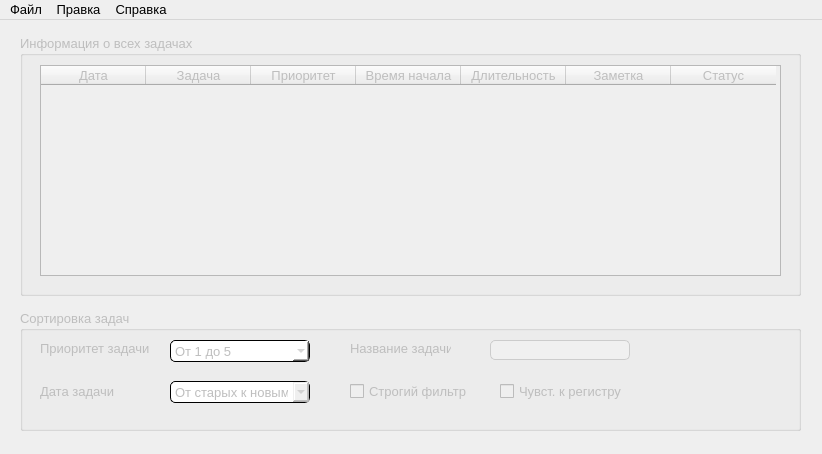
<?xml version="1.0" encoding="UTF-8"?>
<ui version="4.0">
 <class>MainWindow</class>
 <widget class="QMainWindow" name="MainWindow">
  <property name="enabled">
   <bool>true</bool>
  </property>
  <property name="geometry">
   <rect>
    <x>0</x>
    <y>0</y>
    <width>822</width>
    <height>454</height>
   </rect>
  </property>
  <property name="minimumSize">
   <size>
    <width>822</width>
    <height>454</height>
   </size>
  </property>
  <property name="maximumSize">
   <size>
    <width>822</width>
    <height>565</height>
   </size>
  </property>
  <property name="sizeIncrement">
   <size>
    <width>822</width>
    <height>565</height>
   </size>
  </property>
  <property name="baseSize">
   <size>
    <width>822</width>
    <height>565</height>
   </size>
  </property>
  <property name="font">
   <font>
    <pointsize>10</pointsize>
   </font>
  </property>
  <property name="windowTitle">
   <string>PersoLife - планировщик задач</string>
  </property>
  <property name="windowIcon">
   <iconset resource="meres.qrc">
    <normaloff>:/resours/resourses/icons/icons8-что-я-делаю-50.png</normaloff>:/resours/resourses/icons/icons8-что-я-делаю-50.png</iconset>
  </property>
  <property name="toolTip">
   <string>Главное окно PersoLife</string>
  </property>
  <property name="styleSheet">
   <string notr="true"/>
  </property>
  <widget class="QWidget" name="centralwidget">
   <widget class="QGroupBox" name="groupBox">
    <property name="enabled">
     <bool>false</bool>
    </property>
    <property name="geometry">
     <rect>
      <x>20</x>
      <y>15</y>
      <width>781</width>
      <height>261</height>
     </rect>
    </property>
    <property name="toolTip">
     <string>Таблица с информацией о всех задачах</string>
    </property>
    <property name="toolTipDuration">
     <number>-1</number>
    </property>
    <property name="title">
     <string>Информация о всех задачах</string>
    </property>
    <widget class="QTableWidget" name="tableWidget">
     <property name="geometry">
      <rect>
       <x>20</x>
       <y>30</y>
       <width>741</width>
       <height>211</height>
      </rect>
     </property>
     <property name="maximumSize">
      <size>
       <width>741</width>
       <height>16777215</height>
      </size>
     </property>
     <property name="autoScroll">
      <bool>true</bool>
     </property>
     <attribute name="horizontalHeaderCascadingSectionResizes">
      <bool>false</bool>
     </attribute>
     <attribute name="horizontalHeaderDefaultSectionSize">
      <number>105</number>
     </attribute>
     <attribute name="horizontalHeaderMinimumSectionSize">
      <number>39</number>
     </attribute>
     <column>
      <property name="text">
       <string>Дата</string>
      </property>
     </column>
     <column>
      <property name="text">
       <string>Задача</string>
      </property>
     </column>
     <column>
      <property name="text">
       <string>Приоритет</string>
      </property>
     </column>
     <column>
      <property name="text">
       <string>Время начала</string>
      </property>
     </column>
     <column>
      <property name="text">
       <string>Длительность</string>
      </property>
     </column>
     <column>
      <property name="text">
       <string>Заметка</string>
      </property>
     </column>
     <column>
      <property name="text">
       <string>Статус</string>
      </property>
     </column>
    </widget>
   </widget>
   <widget class="QGroupBox" name="groupBox_2">
    <property name="enabled">
     <bool>false</bool>
    </property>
    <property name="geometry">
     <rect>
      <x>20</x>
      <y>290</y>
      <width>781</width>
      <height>121</height>
     </rect>
    </property>
    <property name="title">
     <string>Сортировка задач</string>
    </property>
    <widget class="QLabel" name="label">
     <property name="geometry">
      <rect>
       <x>20</x>
       <y>30</y>
       <width>112</width>
       <height>16</height>
      </rect>
     </property>
     <property name="text">
      <string>Приоритет задачи</string>
     </property>
    </widget>
    <widget class="QComboBox" name="combo_priority">
     <property name="geometry">
      <rect>
       <x>150</x>
       <y>30</y>
       <width>140</width>
       <height>22</height>
      </rect>
     </property>
     <property name="font">
      <font>
       <pointsize>10</pointsize>
      </font>
     </property>
     <property name="cursor">
      <cursorShape>PointingHandCursor</cursorShape>
     </property>
     <property name="toolTip">
      <string>Выбор сортировки по приоритету задачи</string>
     </property>
     <property name="toolTipDuration">
      <number>-1</number>
     </property>
     <property name="styleSheet">
      <string notr="true">QComboBox{
	background: none;
	background-color: #fff;
	border: 1px solid #000000;
	border-radius: 5px;
}
QCombobox::disabled{
	background-color: rgb(240, 240, 240);
	border: 1px solid #cccccc;
}
</string>
     </property>
     <item>
      <property name="text">
       <string>От 1 до 5</string>
      </property>
     </item>
     <item>
      <property name="text">
       <string>От 5 до 1</string>
      </property>
     </item>
    </widget>
    <widget class="QLabel" name="label_2">
     <property name="geometry">
      <rect>
       <x>20</x>
       <y>73</y>
       <width>101</width>
       <height>16</height>
      </rect>
     </property>
     <property name="text">
      <string>Дата задачи</string>
     </property>
    </widget>
    <widget class="QComboBox" name="combo_date">
     <property name="geometry">
      <rect>
       <x>150</x>
       <y>71</y>
       <width>140</width>
       <height>22</height>
      </rect>
     </property>
     <property name="font">
      <font>
       <pointsize>10</pointsize>
      </font>
     </property>
     <property name="cursor">
      <cursorShape>PointingHandCursor</cursorShape>
     </property>
     <property name="toolTip">
      <string>Выбор сортировки по дате задачи</string>
     </property>
     <property name="styleSheet">
      <string notr="true">QComboBox{
	background: none;
	border: 1px solid #000000;
	border-radius: 5px;
}
QCombobox::disabled{
	background-color: rgb(240, 240, 240);
	border: 1px solid #cccccc;
}</string>
     </property>
     <item>
      <property name="text">
       <string>От старых к новым</string>
      </property>
     </item>
     <item>
      <property name="text">
       <string>От новых к старым</string>
      </property>
     </item>
    </widget>
    <widget class="QLabel" name="label_3">
     <property name="geometry">
      <rect>
       <x>330</x>
       <y>30</y>
       <width>101</width>
       <height>16</height>
      </rect>
     </property>
     <property name="text">
      <string>Название задачи</string>
     </property>
    </widget>
    <widget class="QLineEdit" name="task_name_filter">
     <property name="geometry">
      <rect>
       <x>470</x>
       <y>30</y>
       <width>140</width>
       <height>20</height>
      </rect>
     </property>
     <property name="font">
      <font>
       <pointsize>10</pointsize>
      </font>
     </property>
     <property name="toolTip">
      <string>Поле ввода названия для сортировки по названию задачи</string>
     </property>
     <property name="styleSheet">
      <string notr="true">QLineEdit{
	background-color: none;
	background-color: rgb(255, 255, 255);
	border: 1px solid #000000;
	border-radius: 5px;
}
QLineEdit::disabled{
	background-color: rgb(240, 240, 240);
	border: 1px solid #cccccc
}</string>
     </property>
    </widget>
    <widget class="QCheckBox" name="strict_checkbox">
     <property name="geometry">
      <rect>
       <x>330</x>
       <y>73</y>
       <width>139</width>
       <height>17</height>
      </rect>
     </property>
     <property name="cursor">
      <cursorShape>PointingHandCursor</cursorShape>
     </property>
     <property name="toolTip">
      <string>Вкл. / выкл. строгого фильтра сортировки по названию задачи</string>
     </property>
     <property name="text">
      <string>Строгий фильтр</string>
     </property>
    </widget>
    <widget class="QCheckBox" name="sens_checkbox">
     <property name="geometry">
      <rect>
       <x>480</x>
       <y>73</y>
       <width>133</width>
       <height>17</height>
      </rect>
     </property>
     <property name="cursor">
      <cursorShape>PointingHandCursor</cursorShape>
     </property>
     <property name="toolTip">
      <string>Вкл. / выкл. чувствительности к регистру сортировки по названию задачи</string>
     </property>
     <property name="text">
      <string>Чувст. к регистру</string>
     </property>
    </widget>
   </widget>
  </widget>
  <widget class="QMenuBar" name="menubar">
   <property name="geometry">
    <rect>
     <x>0</x>
     <y>0</y>
     <width>822</width>
     <height>21</height>
    </rect>
   </property>
   <property name="styleSheet">
    <string notr="true">QMenuBar{
               background: none;
               background-color: qlineargradient(spread:pad, x1:0.0170455, y1:0.324, x2:0, y2:0, stop:0 rgba(241, 241, 241, 255), stop:1 rgba(182, 182, 182, 255));
           };</string>
   </property>
   <widget class="QMenu" name="menu">
    <property name="font">
     <font>
      <pointsize>10</pointsize>
     </font>
    </property>
    <property name="styleSheet">
     <string notr="true">QMenu{
      background: none;
      background-color: qlineargradient(spread:pad, x1:0.0170455, y1:0.324, x2:0, y2:0, stop:0 rgba(241, 241, 241, 255), stop:1 rgba(182, 182, 182, 255));
       color: #000000;
        border: 1px solid #cccccc;
}
QMenu::item:disabled{
	background-color: #cccccc;
}</string>
    </property>
    <property name="title">
     <string>Файл</string>
    </property>
    <addaction name="file_creating_action"/>
    <addaction name="file_opening_action"/>
    <addaction name="file_closing_action"/>
    <addaction name="separator"/>
    <addaction name="program_exit_action"/>
   </widget>
   <widget class="QMenu" name="menu_2">
    <property name="font">
     <font>
      <pointsize>10</pointsize>
     </font>
    </property>
    <property name="styleSheet">
     <string notr="true">QMenu{
      background: none;
      background-color: qlineargradient(spread:pad, x1:0.0170455, y1:0.324, x2:0, y2:0, stop:0 rgba(241, 241, 241, 255), stop:1 rgba(182, 182, 182, 255));
       color: #000000;
        border: 1px solid #cccccc;
}
QMenu::item:disabled{
	background-color: #cccccc;
}</string>
    </property>
    <property name="title">
     <string>Справка</string>
    </property>
    <addaction name="program_about_action"/>
    <addaction name="autors_action"/>
    <addaction name="action"/>
   </widget>
   <widget class="QMenu" name="menu_3">
    <property name="font">
     <font>
      <pointsize>10</pointsize>
     </font>
    </property>
    <property name="styleSheet">
     <string notr="true">QMenu{
      background: none;
      background-color: qlineargradient(spread:pad, x1:0.0170455, y1:0.324, x2:0, y2:0, stop:0 rgba(241, 241, 241, 255), stop:1 rgba(182, 182, 182, 255));
       color: #000000;
        border: 1px solid #cccccc;
}
QMenu::item:disabled{
	background-color: #cccccc;
}</string>
    </property>
    <property name="title">
     <string>Правка</string>
    </property>
    <addaction name="tasks_adding_action"/>
    <addaction name="tasks_graph_action"/>
    <addaction name="tasks_clear_all"/>
    <addaction name="tasks_clear_done"/>
   </widget>
   <addaction name="menu"/>
   <addaction name="menu_3"/>
   <addaction name="menu_2"/>
  </widget>
  <action name="file_creating_action">
   <property name="icon">
    <iconset resource="meres.qrc">
     <normaloff>:/resours/resourses/icons/файл.png</normaloff>:/resours/resourses/icons/файл.png</iconset>
   </property>
   <property name="text">
    <string>Создать</string>
   </property>
   <property name="shortcut">
    <string>Ctrl+N</string>
   </property>
  </action>
  <action name="file_opening_action">
   <property name="icon">
    <iconset resource="meres.qrc">
     <normaloff>:/resours/resourses/icons/открыть-папку.png</normaloff>:/resours/resourses/icons/открыть-папку.png</iconset>
   </property>
   <property name="text">
    <string>Открыть</string>
   </property>
   <property name="shortcut">
    <string>Ctrl+O</string>
   </property>
  </action>
  <action name="file_closing_action">
   <property name="enabled">
    <bool>false</bool>
   </property>
   <property name="icon">
    <iconset resource="meres.qrc">
     <normaloff>:/resours/resourses/icons/закрыть.png</normaloff>:/resours/resourses/icons/закрыть.png</iconset>
   </property>
   <property name="text">
    <string>Закрыть</string>
   </property>
   <property name="shortcut">
    <string>Ctrl+C</string>
   </property>
  </action>
  <action name="program_exit_action">
   <property name="icon">
    <iconset resource="meres.qrc">
     <normaloff>:/resours/resourses/icons/выход.png</normaloff>:/resours/resourses/icons/выход.png</iconset>
   </property>
   <property name="text">
    <string>Выход</string>
   </property>
   <property name="shortcut">
    <string>Ctrl+E</string>
   </property>
  </action>
  <action name="program_about_action">
   <property name="icon">
    <iconset resource="meres.qrc">
     <normaloff>:/resours/resourses/icons/вопрос.png</normaloff>:/resours/resourses/icons/вопрос.png</iconset>
   </property>
   <property name="text">
    <string>О приложении</string>
   </property>
   <property name="shortcut">
    <string>Ctrl+P</string>
   </property>
  </action>
  <action name="autors_action">
   <property name="icon">
    <iconset resource="meres.qrc">
     <normaloff>:/resours/resourses/icons/автор.png</normaloff>:/resours/resourses/icons/автор.png</iconset>
   </property>
   <property name="text">
    <string>Об авторах</string>
   </property>
   <property name="shortcut">
    <string>Ctrl+S</string>
   </property>
  </action>
  <action name="tasks_adding_action">
   <property name="enabled">
    <bool>false</bool>
   </property>
   <property name="icon">
    <iconset resource="meres.qrc">
     <normaloff>:/resours/resourses/icons/добавить_задачу.png</normaloff>:/resours/resourses/icons/добавить_задачу.png</iconset>
   </property>
   <property name="text">
    <string>Добавить задачи</string>
   </property>
   <property name="shortcut">
    <string>Ctrl+A</string>
   </property>
  </action>
  <action name="tasks_graph_action">
   <property name="enabled">
    <bool>false</bool>
   </property>
   <property name="icon">
    <iconset resource="meres.qrc">
     <normaloff>:/resours/resourses/icons/график.png</normaloff>:/resours/resourses/icons/график.png</iconset>
   </property>
   <property name="text">
    <string>Построить график задач</string>
   </property>
   <property name="shortcut">
    <string>Ctrl+G</string>
   </property>
  </action>
  <action name="tasks_clear_all">
   <property name="enabled">
    <bool>false</bool>
   </property>
   <property name="icon">
    <iconset resource="meres.qrc">
     <normaloff>:/resours/resourses/icons/удалить-все.png</normaloff>:/resours/resourses/icons/удалить-все.png</iconset>
   </property>
   <property name="text">
    <string>Очистить все задачи</string>
   </property>
   <property name="shortcut">
    <string>Ctrl+M</string>
   </property>
  </action>
  <action name="tasks_clear_done">
   <property name="enabled">
    <bool>false</bool>
   </property>
   <property name="icon">
    <iconset resource="meres.qrc">
     <normaloff>:/resours/resourses/icons/удалить-сделанные.png</normaloff>:/resours/resourses/icons/удалить-сделанные.png</iconset>
   </property>
   <property name="text">
    <string>Очистить сделанные задачи</string>
   </property>
   <property name="shortcut">
    <string>Ctrl+B</string>
   </property>
  </action>
  <action name="action">
   <property name="icon">
    <iconset resource="meres.qrc">
     <normaloff>:/resours/resourses/icons/icons8-тренер-50.png</normaloff>:/resours/resourses/icons/icons8-тренер-50.png</iconset>
   </property>
   <property name="text">
    <string>Руководство пользователя</string>
   </property>
   <property name="shortcut">
    <string>Ctrl+F1</string>
   </property>
  </action>
 </widget>
 <resources>
  <include location="meres.qrc"/>
 </resources>
 <connections/>
</ui>
